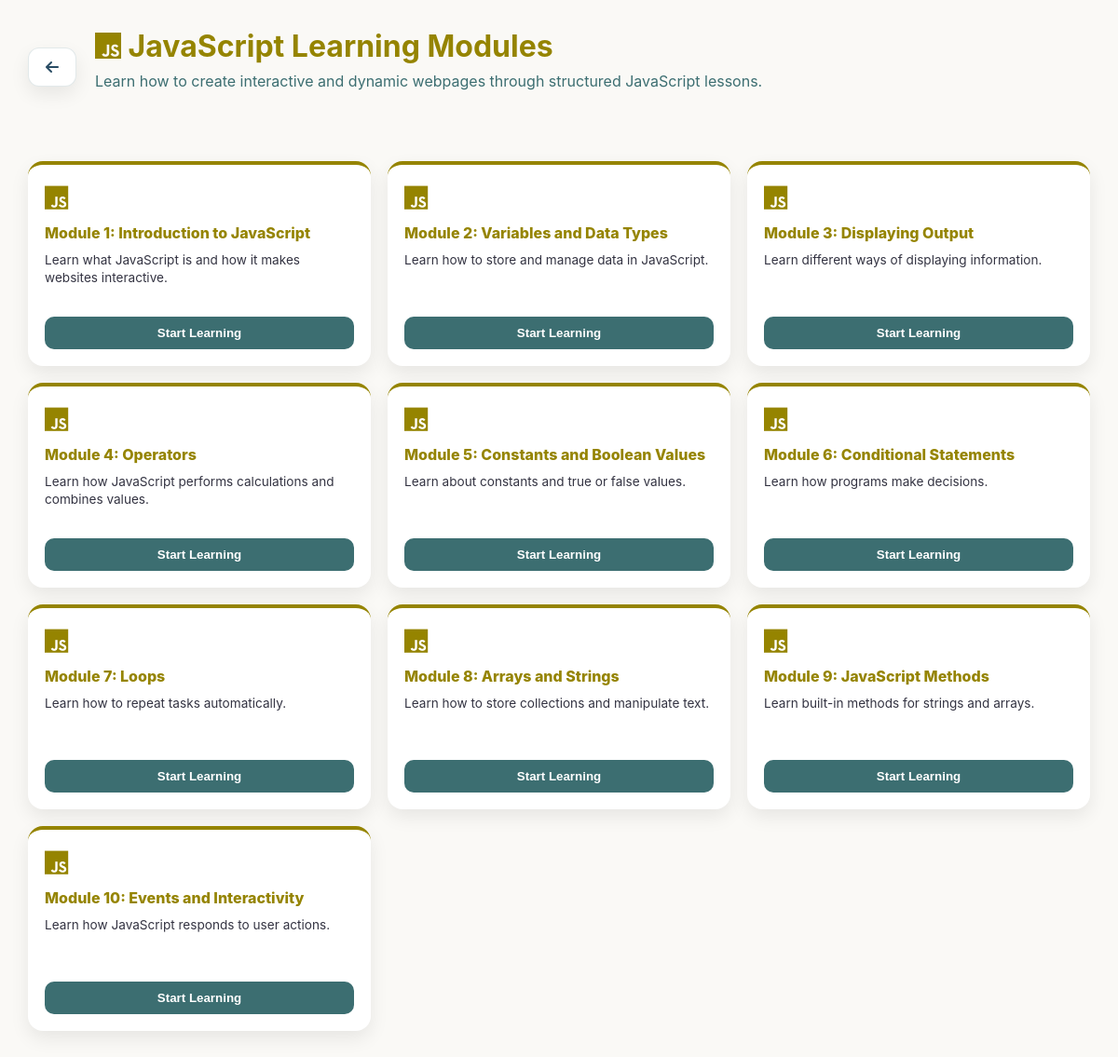
/learning/js/, run on the app's committed database.
### my_app/models.py (models this page shows, shortened)
class LearningModule(models.Model):
    SUBJECT_CHOICES = [
        ('HTML', 'HTML'),
        ('CSS', 'CSS'),
        ('JS', 'JavaScript'),
    ]
    subject = models.CharField(
        max_length=10,
        choices=SUBJECT_CHOICES,
        default='HTML'
    )
    title = models.CharField(max_length=200)
    description = models.TextField()
    is_published = models.BooleanField(default=True)

### my_app/views.py (the view)
# urls.py: path("learning/js/", views.js_learning_page, name="js_learning"),
def js_learning_page(request):
    modules = LearningModule.objects.filter(
        subject='JS',
        is_published=True
    ).prefetch_related('lessons')
    return render(
        request,
        'student/js_learning_page.html',
        {
            'modules': modules
        }
    )

### my_app/templates/student/js_learning_page.html (shortened to what this page needs)
<!DOCTYPE html>
<html lang="en">
<head>
<link rel="stylesheet"
href="https://cdnjs.cloudflare.com/ajax/libs/font-awesome/6.5.2/css/all.min.css">
</head>
<body>
<div class="header">
    <a href="{% url 'learning_modules' %}" class="back-btn">
        <i class="fa-solid fa-arrow-left"></i>
    </a>
    <div class="header-content">
 <h1>
    <i class="fa-brands fa-js"></i>
    JavaScript Learning Modules
</h1>
<p>Learn how to create interactive and dynamic webpages through structured JavaScript lessons.</p>
    </div>
</div>
<div class="module-grid">
    {% for module in modules %}
        <div class="module-card">
            <div class="module-icon">
                  <i class="fa-brands fa-js"></i>
            </div>
            <div class="module-title">
                {{ module.title }}
            </div>
            <div class="module-desc">
                {{ module.description }}
            </div>
        <button
    class="start-btn"
    onclick="openLessonModal(this)"
    data-module="{{ module.title }}"
    data-lessons='[
        {% for lesson in module.lessons.all %}
        {
            "title":"{{ lesson.title|escapejs }}",
            "explanation":"{{ lesson.explanation|escapejs }}",
            "code":"{{ lesson.code_snippet|escapejs }}",
            "practice":"{{ lesson.practice_activity|escapejs }}",
            "link":"{{ lesson.documentation_link }}"
        }{% if not forloop.last %},{% endif %}
        {% endfor %}
    ]'
>
    Start Learning
</button>
        </div>
    {% empty %}
        <div class="empty">
            No JavaScript modules available yet.
        </div>
    {% endfor %}
</div>
</body>
</html>

### my_app/templates/student/js_learning_page.html (style rules this page uses)
:root { --primary:#3C6E71; --secondary:#284B63; --text:#010013; --white:#FAF9F6; }
body { margin:0; font-family:Inter, sans-serif; background:var(--white); color:var(--text); }
.header { padding:30px; display:flex; justify-content:space-between; align-items:center; gap:20px; }
.back-btn { display:flex; align-items:center; gap:8px; padding:12px 18px; border-radius:12px; background:#ffffff; color:var(--secondary); text-decoration:none; font-weight:700; border:1px solid rgba(60,110,113,.15); box-shadow:0 8px 20px rgba(0,0,0,.08); transition:.3s ease; flex-shrink:0; }
.back-btn i { font-size:1rem; }
.header-content { flex:1; text-align:left; }
.header-content h1 { margin:0; color:#958400; font-size:2rem; }
.header-content p { color:var(--primary); margin-top:8px; }
.module-grid { display:grid; grid-template-columns:repeat(5, 1fr); gap:18px; padding:30px; }
.module-card { background:#fff; border-radius:16px; padding:18px; box-shadow:0 8px 20px rgba(0,0,0,.08); transition:.3s; display:flex; flex-direction:column; justify-content:space-between; min-height:180px; border-top:4px solid #958400; }
.module-icon { font-size:1.8rem; color:#958400; margin-bottom:10px; }
.module-title { font-weight:800; font-size:1rem; color:#958400; }
.module-desc { font-size:.85rem; color:var(--text); opacity:0.8; margin:10px 0; line-height:1.4; }
.start-btn { margin-top:auto; padding:10px; border:none; border-radius:10px; background:var(--primary); color:#fff; font-weight:700; cursor:pointer; transition:.3s; }
@media (max-width: 1200px) { .module-grid { grid-template-columns:repeat(3, 1fr); } }

### data on the page
LearningModule: title "Module 1: Introduction to JavaScript", description "Learn what JavaScript is and how it makes websites interactive."
LearningModule: title "Module 2: Variables and Data Types", description "Learn how to store and manage data in JavaScript."
LearningModule: title "Module 3: Displaying Output", description "Learn different ways of displaying information."
LearningModule: title "Module 4: Operators", description "Learn how JavaScript performs calculations and combines values."
LearningModule: title "Module 5: Constants and Boolean Values", description "Learn about constants and true or false values."
LearningModule: title "Module 6: Conditional Statements", description "Learn how programs make decisions."
LearningModule: title "Module 7: Loops", description "Learn how to repeat tasks automatically."
LearningModule: title "Module 8: Arrays and Strings", description "Learn how to store collections and manipulate text."
LearningModule: title "Module 9: JavaScript Methods", description "Learn built-in methods for strings and arrays."
LearningModule: title "Module 10: Events and Interactivity", description "Learn how JavaScript responds to user actions."
